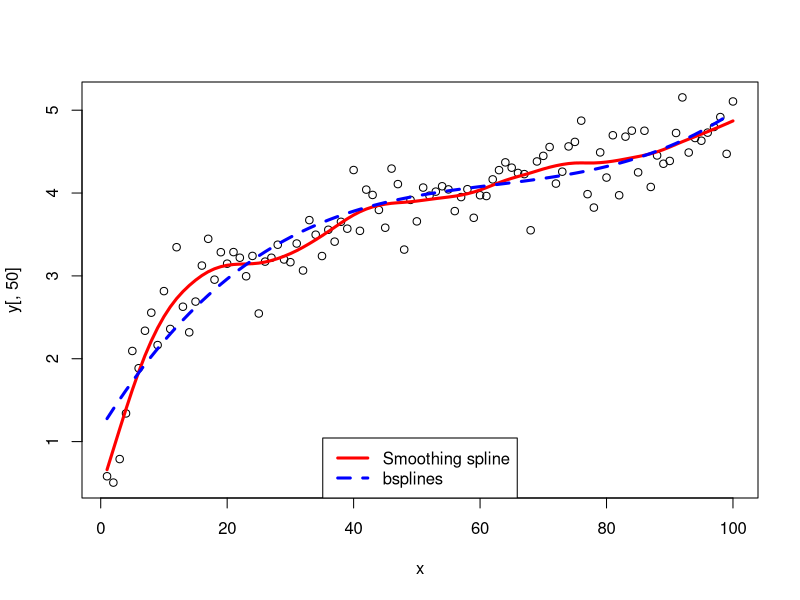
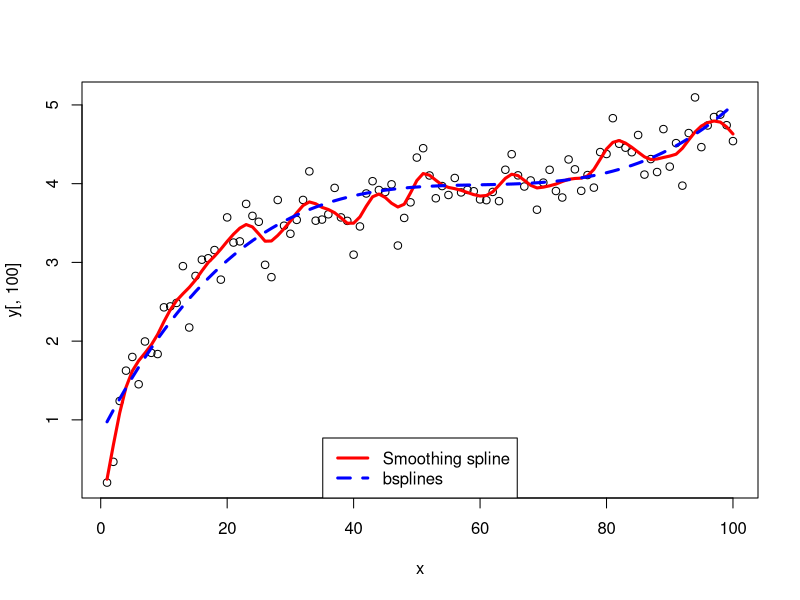

These figures' R source, in order:
rm(list=ls())

library(splines)
n=100
x = seq(1,n)

nsim=1000
y = matrix(0, n,nsim)
e = matrix(0, n,nsim)
yhat_smooth = matrix(0, n,nsim)
mse_yhat_smooth = NULL

yhat_bsplines = matrix(0, n,nsim)
mse_yhat_bsplines = NULL

for(sim in 1:nsim){
	set.seed(sim*10^6)
	e[,sim] = rnorm(n,0,0.3)
	y[,sim] = log(x)+e[,sim]
	
		
	yhat_smooth[,sim] = smooth.spline(x, y[,sim])$y
	yhat_bsplines[,sim] = predict(lm(y[,sim] ~ bs(x, degree=3)))
		
	mse_yhat_smooth[sim] = sqrt(sum((y[,sim]-yhat_smooth[,sim])^2)/n)
	mse_yhat_bsplines[sim] = sqrt(sum((y[,sim]-yhat_bsplines[,sim])^2)/n)
	

}

rmse_yhat_smooth = mean(mse_yhat_smooth)
rmse_yhat_bsplines = mean(mse_yhat_bsplines)

rmse_yhat_smooth
rmse_yhat_bsplines

### plot


plot(x,y[,50])	
	lines(x,yhat_smooth[,50],col = "red", lwd=3, lty=1)
	lines(x,yhat_bsplines[,50],col = "blue", lwd=3, lty=2)
	legend("bottom", c("Smoothing spline", "bsplines"),
	ncol=1, col=c("red","blue"), lwd=c(3,3), lty=c(1,2))
	


plot(x,y[,100])	
	lines(x,yhat_smooth[,100],col = "red", lwd=3, lty=1)
	lines(x,yhat_bsplines[,100],col = "blue", lwd=3, lty=2)
	legend("bottom", c("Smoothing spline", "bsplines"),
	ncol=1, col=c("red","blue"), lwd=c(3,3), lty=c(1,2))

	
